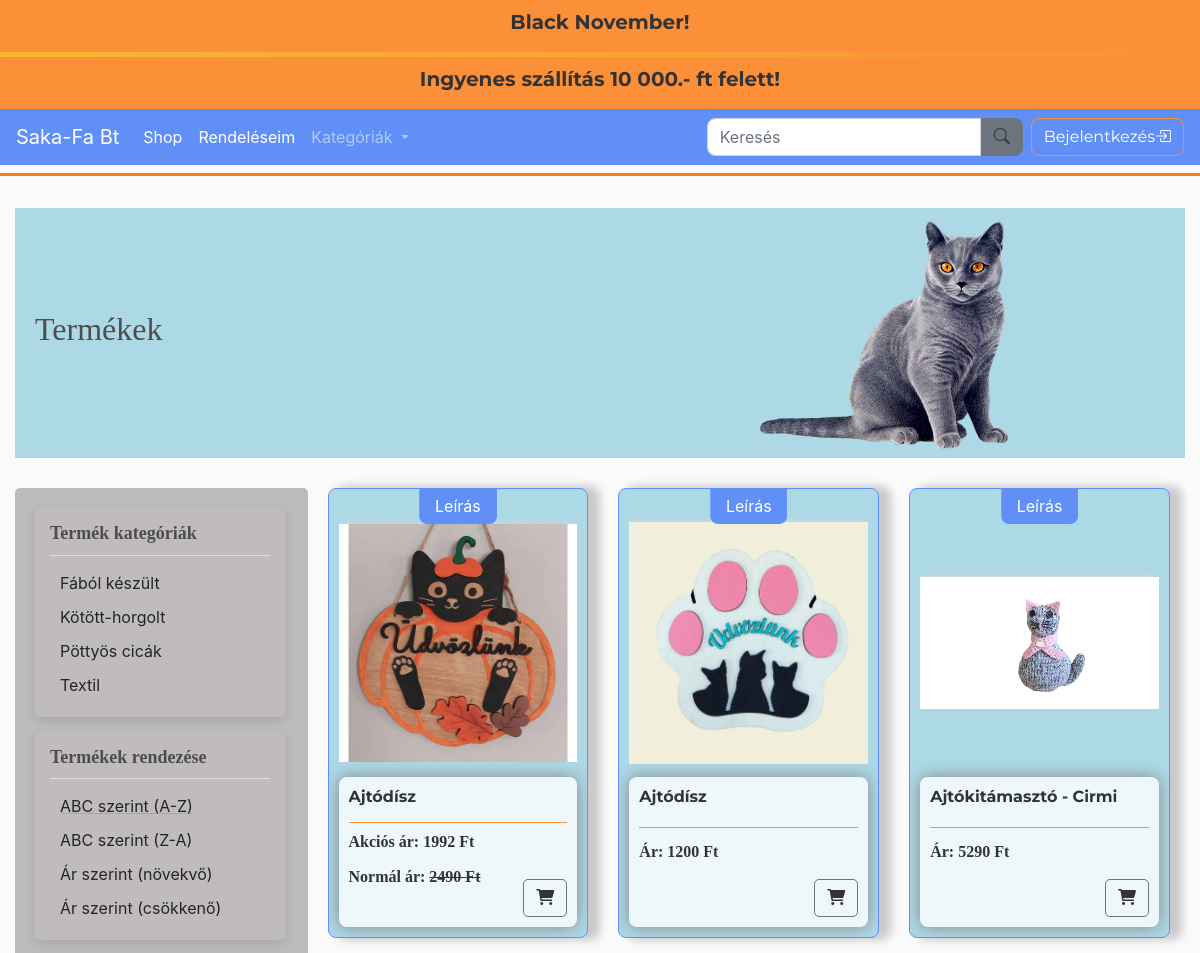
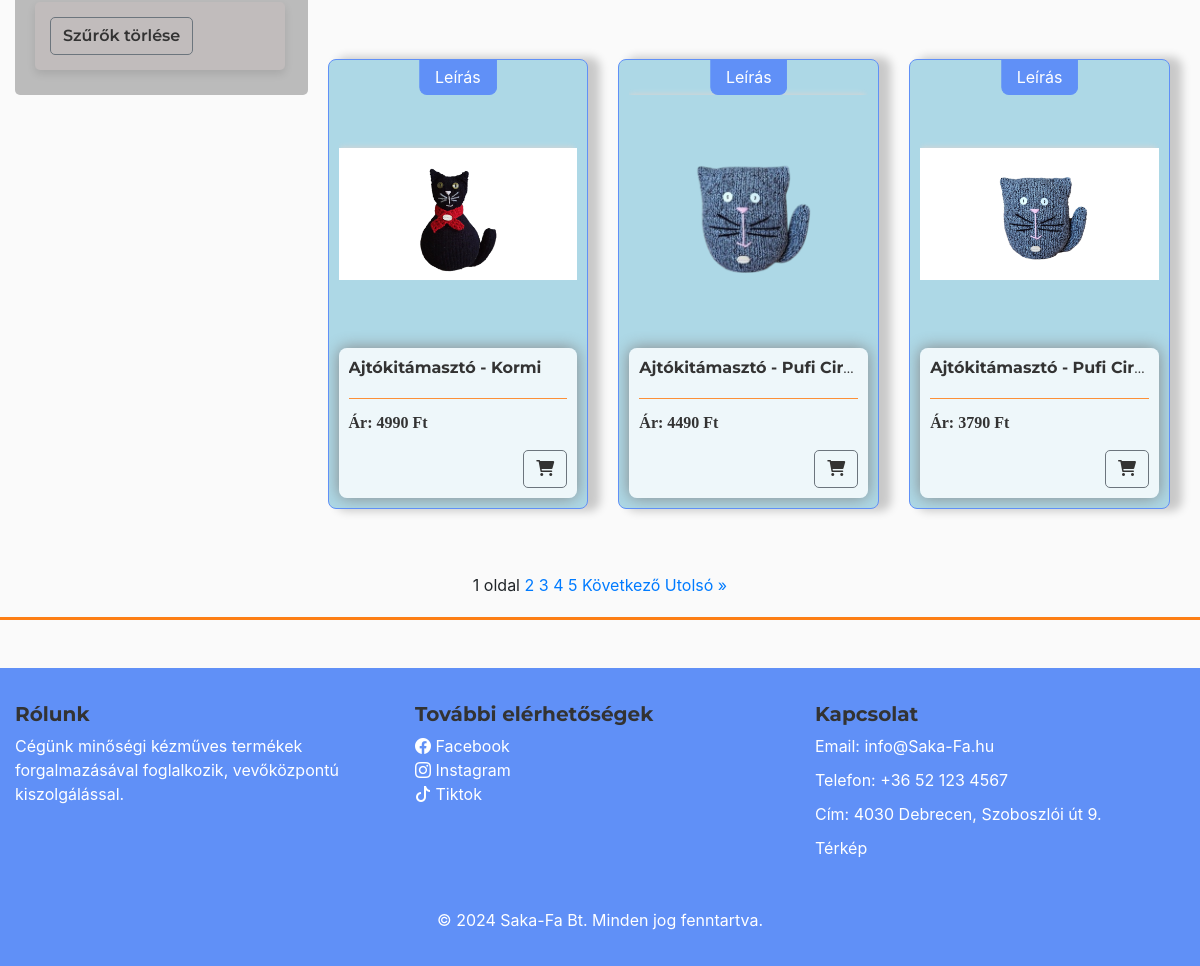
/store/, run on the app's committed database (2 pictures, top to bottom).
### store/models.py (models this page shows, shortened)
class TopBarText(models.Model):
    title = models.CharField(max_length=100, verbose_name="Cím")
    content = models.TextField(verbose_name="Szöveg")
    updated_at = models.DateTimeField(auto_now=True, verbose_name="Utolsó frissítés")

class Product(models.Model):
    CATEGORY_CHOICES = [
        ('option1', 'FÁBÓL KÉSZÜLT'),
        ('option2', 'KÖTÖTT-HORGOLT'),
        ('option3', 'PÖTTYÖSCICA'),
        ('option4', 'TEXTIL'),
    ]
    name = models.CharField(max_length=200)
    price = models.FloatField()
    discount_percentage = models.FloatField(default=0)  # Kedvezmény százalék mező
    image = models.ImageField(null=True, blank=True)
    description = models.TextField(blank=True)
    category = models.CharField(max_length=10, choices=CATEGORY_CHOICES, default='option1')
    class Meta:
        verbose_name = "Termék"
        verbose_name_plural = "Termékek"
    @property
    def imageURL(self):
        try:
            url = self.image.url
        except:
            url = ''
        return url
    @property
    def discounted_price(self):
        if self.discount_percentage > 0:
            discount_amount = (self.discount_percentage / 100) * self.price
            return round(self.price - discount_amount, 2)
        return self.price

### store/views.py (the view)
# urls.py: path('', include('store.urls')),
def store(request):
    cart_data = cartData(request)  # Kosár adatok lekérdezése
    cartItems = cart_data['cartItems']
    items = cart_data['items']
    cart_total = cart_data['cart_total']  # Kosár végösszegének lekérése
    sort_by = request.GET.get('sort_by', 'name')  # Alapértelmezett rendezés név szerint
    order = request.GET.get('order', 'asc')  # Alapértelmezett sorrend növekvő
    filter_categories = request.GET.getlist('filter_category', [])  # Több kategória támogatása
    products = Product.objects.all()
    if filter_categories:
        products = products.filter(category__in=filter_categories)
    if sort_by and order:
        if order == 'asc':
            products = products.order_by(sort_by)
        else:
            products = products.order_by(f'-{sort_by}')
    paginator = Paginator(products, 6)  # 6 termék oldalanként
    page_number = request.GET.get('page')
    products_page = paginator.get_page(page_number)
    context = {
        'products': products_page,
        'cartItems': cartItems,
        'items': items,
        'selected_categories': filter_categories,
        'sort_by': sort_by,
        'order': order,
        'cart_total': cart_total,  # Kosár végösszegének hozzáadása
    }
    return render(request, 'store/store.html', context)

### store/context_processors.py (called while the page is built)
def topbar_texts(request):
    return {
        'topbar_texts': TopBarText.objects.all()
    }

### store/templatetags/markdown_extras.py (called while the page is built)
@register.filter()
@stringfilter
def markdown(value):
    return md.markdown(value, extensions=['markdown.extensions.fenced_code'])

### store/templates/store/store.html (shortened to what this page needs)
{% extends "store/main.html" %}
{% load static %}
{% load markdown_extras %}
{% block content %}
<div class="title-banner">
    <div class="title-text-section">
        <h2>Termékek</h2>
    </div>
    <div class="image-section">
        <img src="{% static 'images/hamvas.png' %}" style="width:100%">
    </div>
</div>
<div class="container">
    <div class="row">
        <div class="left-column col-12 col-md-3">
            <div class="store-container">
                <form method="get" action=".">
                    <div class="sidebar-menu">
                        <h3>Termék kategóriák</h3>
                        <hr>
                        <ul class="custom-list">
                            <li onclick="toggleCategory(this, 'option1');" class="{% if 'option1' in selected_categories %}selected{% endif %}">
                                Fából készült
                            </li>
                            <li onclick="toggleCategory(this, 'option2');" class="{% if 'option2' in selected_categories %}selected{% endif %}">
                                Kötött-horgolt
                            </li>
                            <li onclick="toggleCategory(this, 'option3');" class="{% if 'option3' in selected_categories %}selected{% endif %}">
                                Pöttyös cicák
                            </li>
                            <li onclick="toggleCategory(this, 'option4');" class="{% if 'option4' in selected_categories %}selected{% endif %}">
                                Textil
                            </li>
                        </ul>
                    </div>
                    <div class="sidebar-menu">
                        <h3>Termékek rendezése</h3>
                        <hr>
                        <ul class="custom-list">
                            <li onclick="sortBy(this, 'name', 'asc');" class="{% if sort_by == 'name' and order == 'asc' %}selected{% endif %}">
                                ABC szerint (A-Z)
                            </li>
                            <li onclick="sortBy(this, 'name', 'desc');" class="{% if sort_by == 'name' and order == 'desc' %}selected{% endif %}">
                                ABC szerint (Z-A)
                            </li>
                            <li onclick="sortBy(this, 'price', 'asc');" class="{% if sort_by == 'price' and order == 'asc' %}selected{% endif %}">
                                Ár szerint (növekvő)
                            </li>
                            <li onclick="sortBy(this, 'price', 'desc');" class="{% if sort_by == 'price' and order == 'desc' %}selected{% endif %}">
                                Ár szerint (csökkenő)
                            </li>
                        </ul>
                    </div>
                    <div class="sidebar-menu">
                    <a href="{% url 'reset_filters' %}" class="btn btn-outline-secondary btn-checkbox">Szűrők törlése</a>
                    </div>
                </form>
            </div>
        </div>
        <div class="right-column col-12 col-md-9">
            <div class="row">
                {% for product in products %}
                <div class="col-12 col-md-6 col-lg-4 mb-4">
                    <div class="filter-card">
                        <div class="filter-card-img">
                            <a href="{% url 'product_detail' product.id %}">
                                <img class="thumbnail" src="{{ product.imageURL }}" alt="{{ product.name }}">
                            </a>
                        </div>
                        <div class="filter-card-description-trigger"> <a href="{% url 'product_detail' product.id %}">Leírás</a></div>
                        <div class="box-element">
                            <h6 class="product-name"><strong>{{ product.name }}</strong></h6>
                            <hr>
                            <button data-product="{{ product.id }}" data-action="add" class="btn btn-outline-secondary add-btn update-cart btn-bottom-right"><i class="fas fa-shopping-cart"></i></button>
                            <h4 style="display: inline-block; float: left;">
                                <div class="product">
                                    {% if product.discount_percentage > 0 %}
                                        <p>Akciós ár: <strong>{{ product.discounted_price|floatformat:0 }} Ft</strong></p>
                                        <p>Normál ár: <span style="text-decoration: line-through;">{{ product.price|floatformat:0 }} Ft</span></p>
                                    {% else %}
                                        <p>Ár: <strong>{{ product.price|floatformat:0 }} Ft</strong></p>
                                    {% endif %}
                                </div>
                            </h4><br>
                        </div>
                    </div>
                </div>
                {% endfor %}
            </div>
        </div>
    </div>
</div>
<div class="pagination">
    <span class="step-links">
        {% for num in products.paginator.page_range %}
            {% if products.number == num %}
                <span class="current">{{ num }} oldal</span>
            {% else %}
                <a href="?page={{ num }}&sort_by={{ sort_by }}&order={{ order }}&{% for cat in selected_categories %}filter_category={{ cat }}&{% endfor %}">{{ num }}</a>
            {% endif %}
        {% endfor %}
        {% if products.has_next %}
            <a href="?page={{ products.next_page_number }}&sort_by={{ sort_by }}&order={{ order }}&{% for cat in selected_categories %}filter_category={{ cat }}&{% endfor %}">Következő</a>
            <a href="?page={{ products.paginator.num_pages }}&sort_by={{ sort_by }}&order={{ order }}&{% for cat in selected_categories %}filter_category={{ cat }}&{% endfor %}">Utolsó &raquo;</a>
        {% endif %}
    </span>
</div>
{% endblock content %}

### store/templates/store/main.html (shortened to what this page needs)
<!DOCTYPE html>
{% load static %}
<html lang="hu">
<head>
    <link href="https://cdnjs.cloudflare.com/ajax/libs/bootstrap-icons/1.10.0/font/bootstrap-icons.min.css" rel="stylesheet">
    <link rel="stylesheet" href="https://cdnjs.cloudflare.com/ajax/libs/font-awesome/6.0.0-beta3/css/all.min.css">
    <link rel="stylesheet" href="https://stackpath.bootstrapcdn.com/bootstrap/4.4.1/css/bootstrap.min.css">
    <link rel="stylesheet" type="text/css" href="{% static 'css/main.css' %}">
</head>
<body>
    <div class="TopBar">
        <div class="container">
            <div class="row">
                <div class="col-12">
                    <div class="custom-banner marquee">
                        {% for text in topbar_texts %}
                            <h4>{{ text.title }}</h4>
                        {% endfor %}
                    </div>
                </div>
                <div class="animated-divider"></div>
                <div class="col-12">
                    <div class="custom-banner marquee">
                        {% for text in topbar_texts %}
                            <h4>{{ text.content }}</h4>
                        {% endfor %}
                    </div>
                </div>
            </div>
        </div>
    </div>
<nav class="navbar navbar-expand-lg navbar-dark bg-primary ">
    <a class="navbar-brand" href="{% url 'index' %}">Saka-Fa Bt</a>
    <div class="collapse navbar-collapse" id="navbarSupportedContent">
        <ul class="navbar-nav mr-auto">
            <li class="nav-item active">
                <a class="nav-link" href="{% url 'store' %}">Shop</a>
            </li>
            <li class="nav-item active">
                <a class="nav-link" href="{% url 'order_list' %}">Rendeléseim</a>
            </li>
            <li class="nav-item dropdown">
                <a class="nav-link dropdown-toggle" href="#" id="navbarDropdown" role="button" data-toggle="dropdown" aria-haspopup="true" aria-expanded="false">
                  Kategóriák
                </a>
              </li>
        </ul>
        <form class="d-flex align-items-center my-2 my-lg-0" method="GET" action="{% url 'search' %}">
            <input class="form-control mr-0" type="search" name="q" placeholder="Keresés" aria-label="Search">
            <button class="btn btn-secondary mr-2 custom-button" type="submit"><i class="bi bi-search" ></i></button>
        </form>
        <div class="form-inline my-2 my-lg-0">
            <div class="user-status" style="display: flex; align-items: center;">
                {% if user.is_authenticated %}
                <p class="user"><i class="bi bi-person"></i> </i>{{ user.username }}</p>
                    <form id="logout-form" method="POST" action="{% url 'logout' %}">
                        {% csrf_token %}
                        <button class="btn btn-outline-warning user-btn logout"><i class="bi bi-box-arrow-right"></i></button>
                    </form>
                {% else %}
                    <a href="{% url 'login' %}" class="btn btn-outline-warning user-btn login"></i>Bejelentkezés<i class="bi bi-box-arrow-in-right"></i></a>
                {% endif %}
            </div>
        </div>
    </div>
</nav>
<div class="separator"></div>
<div class="container">
    <br>
    {% block content %}
    {% endblock content %}
</div>
<div class="separator"></div>
<footer class="footer  text-white mt-5 py-4">
    <div class="container">
        <div class="row">
            <div class="col-lg-4 col-md-6 mb-4">
                <h4>Rólunk</h4>
                <p>Cégünk minőségi kézműves termékek forgalmazásával foglalkozik, vevőközpontú kiszolgálással.</p>
            </div>
            <div class="col-lg-4 col-md-6 mb-4">
                <h4>További elérhetőségek</h4>
                <ul class="list-unstyled">
                    <i class="bi bi-facebook"></i>  <a href="https://www.facebook.com" target="_blank">Facebook</a>
                    <br><i class="bi bi-instagram"></i>  <a href="https://www.instagram.com" target="_blank">Instagram</a><br>
                    <i class="bi bi-tiktok"></i>  <a href="https://www.tiktok.com" target="_blank">Tiktok</a>
                </ul>
            </div>
            <div class="col-lg-4 col-md-6 mb-4">
                <h4>Kapcsolat</h4>
                <p>Email: info@Saka-Fa.hu</p>
                <p>Telefon: +36 52 123 4567</p>
                <p>Cím: 4030 Debrecen, Szoboszlói út 9.</p>
                <a href=https://maps.app.goo.gl/HWCYh1pYbSjcLcac6 target="_blank">Térkép</a>
            </div>
        </div>
        <div class="text-center mt-4">
            <p>&copy; 2024 Saka-Fa Bt. Minden jog fenntartva.</p>
        </div>
    </div>
</footer>
</body>
</html>

### data on the page
TopBarText: title "Black November!", content "Ingyenes szállítás 10 000.- ft felett!"
Product: imageURL (picture), name "Ajtódísz", discounted_price "1992", price "2490"
Product: imageURL (picture), name "Ajtódísz", price "1200"
Product: imageURL (picture), name "Ajtókitámasztó - Cirmi", price "5290"
Product: imageURL (picture), name "Ajtókitámasztó - Kormi", price "4990"
Product: imageURL (picture), name "Ajtókitámasztó - Pufi Cir…", price "4490"
Product: imageURL (picture), name "Ajtókitámasztó - Pufi Cir…", price "3790"

### other printed values
{{ num }} "1"
{{ num }} "2" "3" "4" "5"
